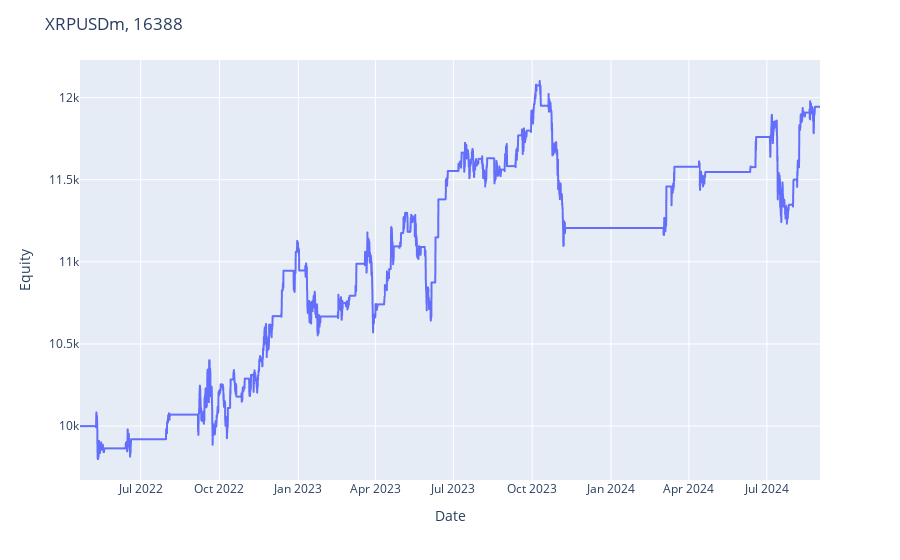

The cell this chart's notebook holds for it:
### Markdown cell above
# WFO

### Code cell
from backtest.utils import optim_func_2

strategy = MeanReversion
lookback_bars = 1000
validation_bars = 100
warmup_bars = 50

all_wfo_performances = pd.DataFrame()
stats_per_symbol = {}

params = {
    'deviation_threshold': list(np.arange(0.01, 0.2, 0.01).round(2)),
    'sma_period': [50],
}

for index, row in filter_performance.iterrows():
    
    # try:
    ticker = row.ticker
    interval = row.interval
    
    print(ticker, interval)
    
    prices = symbols[ticker][interval]

    wfo_stats, df_stats = run_wfo(
        strategy=strategy,
        ticker=ticker,
        interval=interval,
        prices=prices,
        initial_cash=initial_cash,
        commission=commission,
        margin=margin,
        optim_func=optim_func_2,
        params=params,
        lookback_bars=lookback_bars,
        warmup_bars=warmup_bars,
        validation_bars=validation_bars
    )
    
    if ticker not in stats_per_symbol.keys():
        stats_per_symbol[ticker] = {}

    stats_per_symbol[ticker][interval] = wfo_stats

    all_wfo_performances = pd.concat([all_wfo_performances, df_stats])
    
    # except:
    #     print(f'No se pudo ejecutar para el ticker {ticker}')

all_wfo_performances['return/dd'] = all_wfo_performances['return'] / -all_wfo_performances['drawdown']
all_wfo_performances['drawdown'] = -all_wfo_performances['drawdown']
all_wfo_performances['custom_metric'] = (all_wfo_performances['return'] / (1 + all_wfo_performances.drawdown)) * np.log(1 + all_wfo_performances.trades)

all_wfo_performances.drawdown_duration = pd.to_timedelta(all_wfo_performances.drawdown_duration)
all_wfo_performances.drawdown_duration = all_wfo_performances.drawdown_duration.dt.days

all_wfo_performances.sort_values(by='return/dd', ascending=False)

### Figure 1 — Plotly figure (JSON) as saved in the notebook; plotly's stock layout.template omitted (floating-point values rounded to 4 significant figures; data arrays with more than 128 entries replaced by an {"elided": "..."} marker saying what was removed)
{"data": [{"hovertemplate": "x=%{x}<br>y=%{y}<extra></extra>", "legendgroup": "", "line": {"color": "#636efa", "dash": "solid"}, "marker": {"symbol": "circle"}, "mode": "lines", "name": "", "showlegend": false, "textposition": "bottom right", "type": "scattergl", "x": {"elided": "5184 str values"}, "xaxis": "x", "y": {"elided": "5184 float values"}, "yaxis": "y"}], "layout": {"legend": {"tracegroupgap": 0}, "margin": {"t": 60}, "title": {"text": "XRPUSDm, 16388"}, "xaxis": {"anchor": "y", "domain": [0, 1], "title": {"text": "Date"}}, "yaxis": {"anchor": "x", "domain": [0, 1], "title": {"text": "Equity"}}}}
